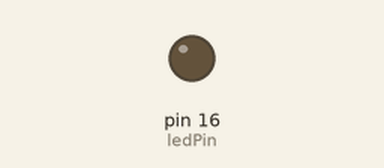
This sketch was run on a simulated Arduino Uno, built with avr-gcc and run on an emulated ATmega328P. Shown: output pins drawn as LEDs (lit = HIGH).

Above: at 0.9 s.
At 3.8 s:
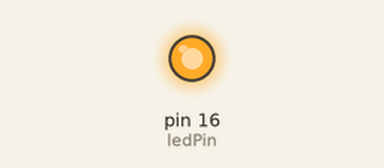
Timing chart, 0 to 10.0 s (numbered marks = the images above):
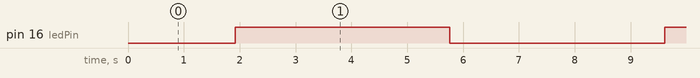

Measured:
- by itself, pin 16 (ledPin): alternates HIGH for 3.8 s and LOW for 3.8 s

The sketch:

ledControlling.ino
```cpp
const int ledPin=16;

void setup() {
  // put your setup code here, to run once:
  pinMode(ledPin,OUTPUT);
}

void loop() {
  // put your main code here, to run repeatedly:
  for(int dutyCycle=0;dutyCycle<=255;dutyCycle++){
    analogWrite(ledPin,dutyCycle);
    delay(15);
  }
  for(int dutyCycle=255;dutyCycle>=0;dutyCycle--){
    analogWrite(ledPin,dutyCycle);
    delay(15);
  }
}
```
